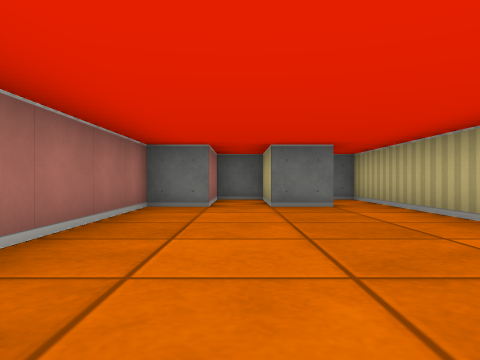
view 1 (above)

14 first-person views from a walk through a cub3D ray-caster map. The camera is about half as high as the walls, looks level and sees 70° across. The floor is counted in squares. Each view is taken from the middle of a square. On the plan, view 1 faces up. The plan holds only what a view shows up to about 9 squares ahead; the rest is blank.

view 2
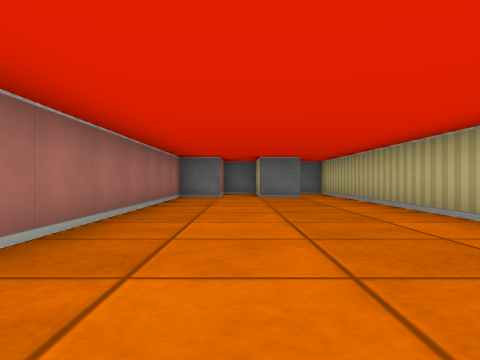

view 3
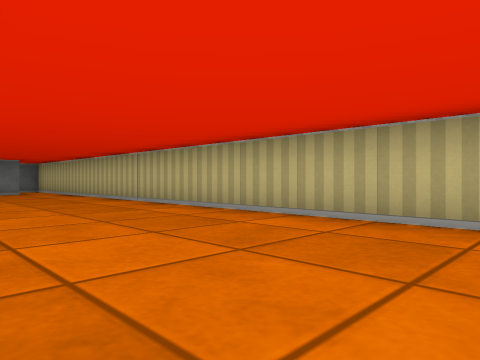

view 4
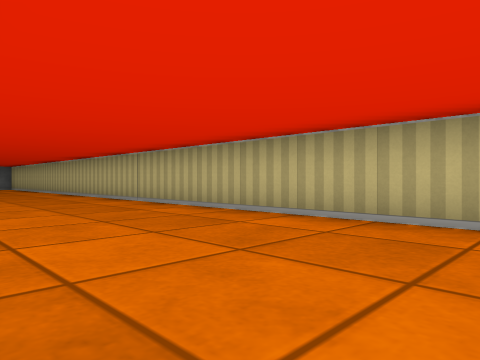

view 5
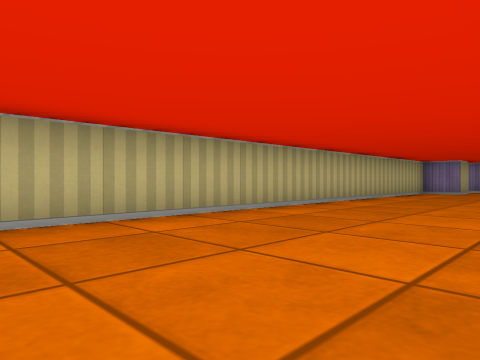

view 6
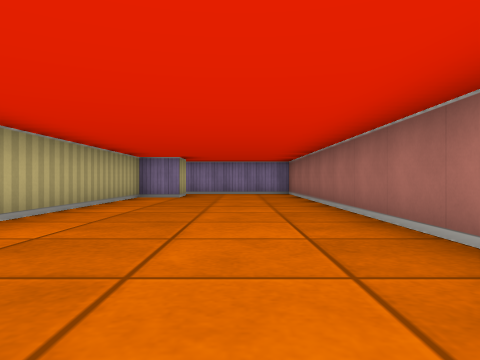

view 7
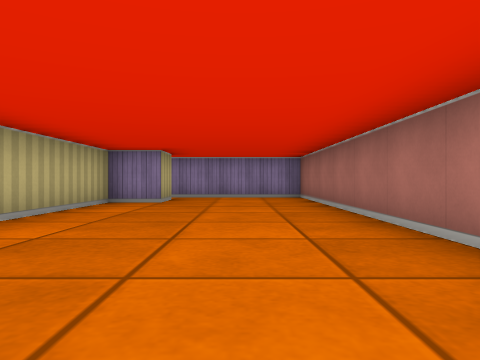

view 8
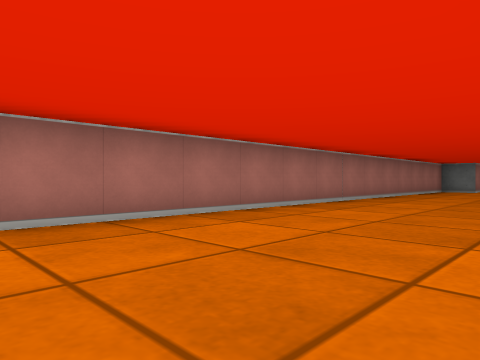

view 9
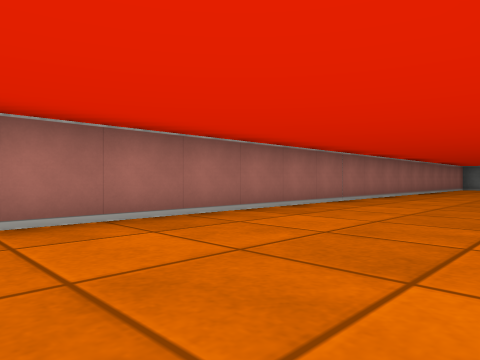

view 10
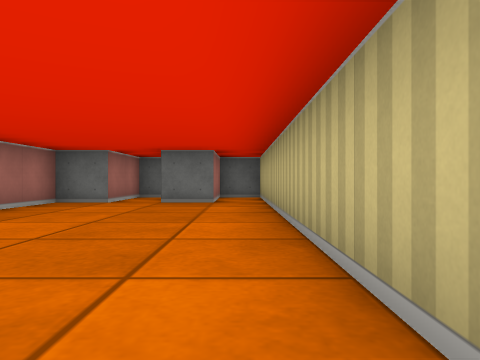

view 11
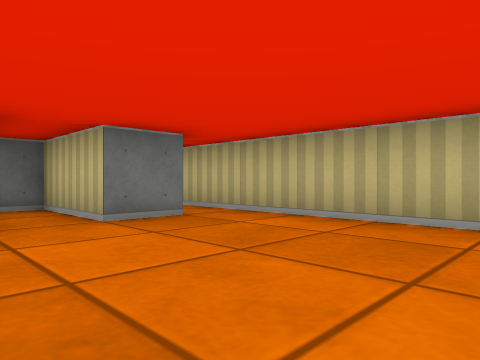

view 12
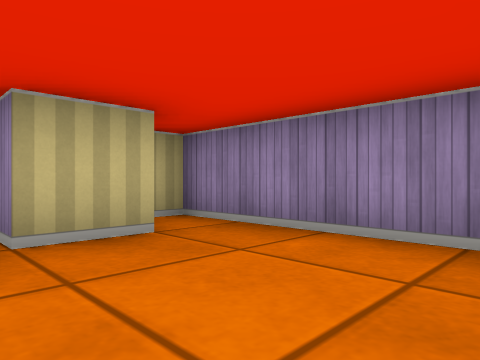

view 13
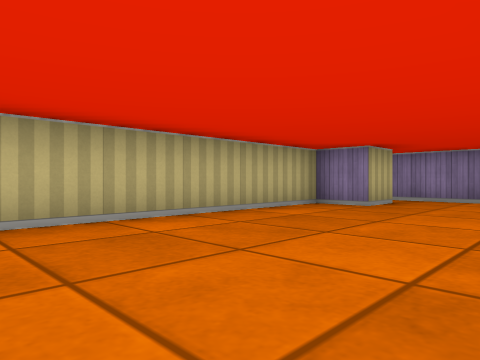

view 14
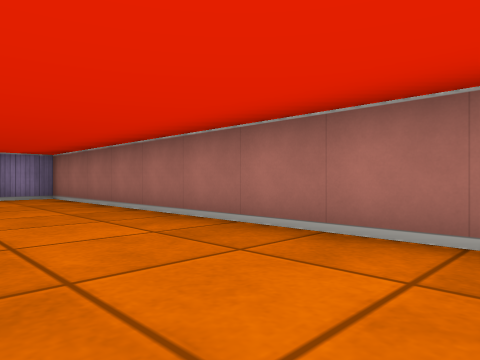

### Floor plan
Points are (right, up) in squares from view 1. A wall is a line through its corners. A room is listed if a view was taken in it or the views show most of it. See-through windows are left out.
Room 1 (views 1, 2, 3, 4, 5, 6, 7, 8, 9, 10, 11, 12, 13, 14)
walls: (1.5, -18.6) (1.5, -17.5) (2.5, -17.5) (2.5, 7.5) (1.5, 7.5) (1.5, 5.5) (0.5, 5.5) (0.5, 7.5) (-0.5, 7.5) (-0.5, 5.5) (-1.5, 5.5) (-1.5, -19.5) (2.5, -19.5) (2.5, -19)

Where each view was taken, in squares from view 1:
view 1: 0 up, 0 right, facing up
view 2: 3 down, 0 right, facing up
view 3: 6 down, 1 left, facing up-right
view 4: 10 down, 1 left, facing up-right
view 5: 6 down, 1 left, facing down-right
view 6: 9 down, 0 right, facing down
view 7: 11 down, 0 right, facing down
view 8: 8 down, 2 right, facing up-left
view 9: 11 down, 2 right, facing up-left
view 10: 1 down, 2 right, facing up
view 11: 2 up, 1 left, facing up-right
view 12: 17 down, 1 left, facing down-right
view 13: 12 down, 1 left, facing down-right
view 14: 11 down, 1 right, facing down-left
